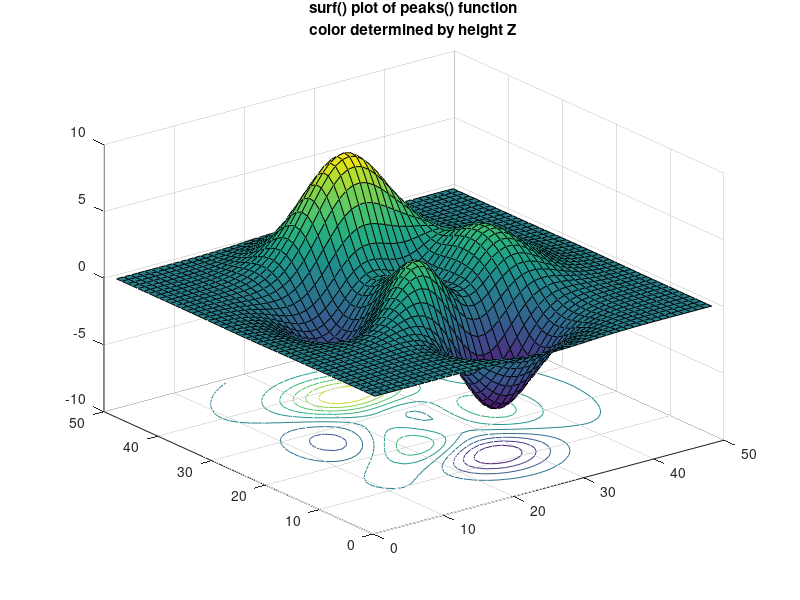

Source code (MATLAB):
clf;
colormap ("default");
Z = peaks ();
surfc(Z);
title ({"surf() plot of peaks() function"; "color determined by height Z"});
